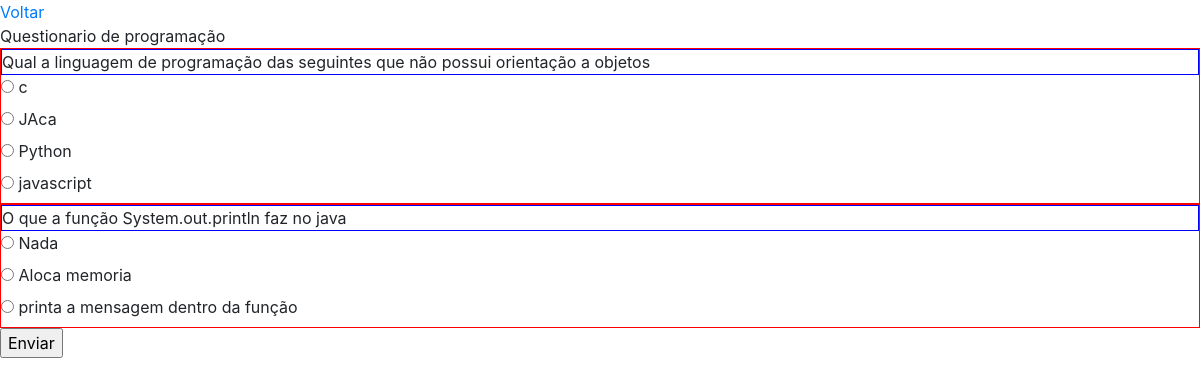
Before: /questao/ver/4 with the older database file.
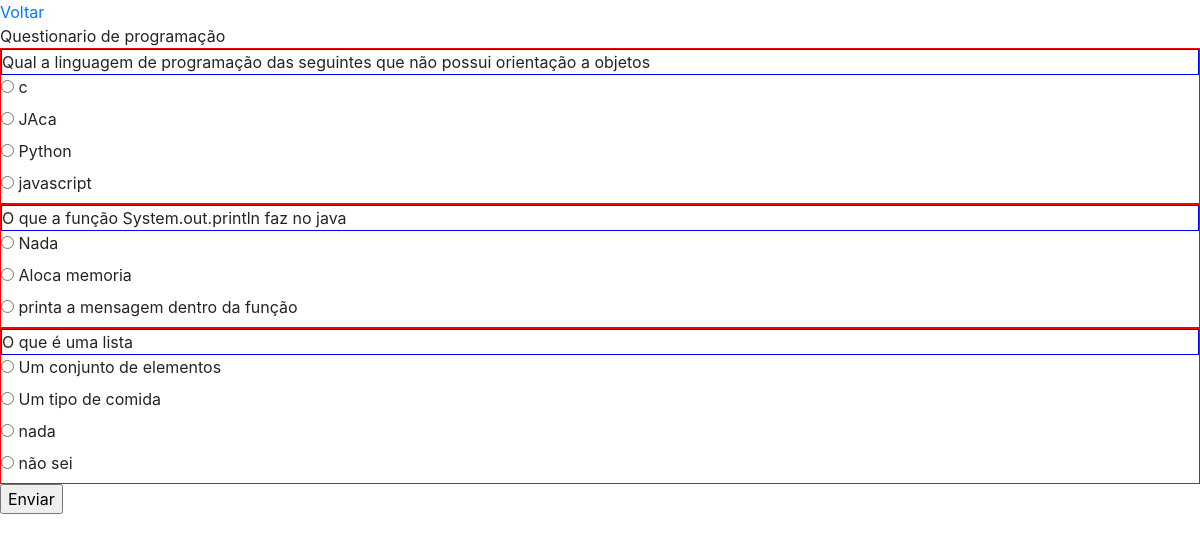
After: the same page with the newer database file.
### questao/models.py (models this page shows, shortened)
class Questionario(models.Model):
    nome = models.CharField(max_length=50)

class Questao(models.Model):
    questionario = models.ForeignKey(
        Questionario,  on_delete=models.CASCADE)
    enunciado = models.CharField(max_length=200, null=False, blank=False)
    correta = models.ForeignKey("questao.Opcao", on_delete=models.DO_NOTHING,
                                null=True, related_name='questaocorreta', blank=True)

class Opcao(models.Model):
    questao = models.ForeignKey("questao.Questao",  on_delete=models.CASCADE)
    numero = models.IntegerField(null=True)
    texto = models.CharField(max_length=100)

### questao/views.py (the view, shortened to what this page needs)
# urls.py: path('ver/<int:id>', ver_questao, name='ver_questao'),
def ver_questao(request, id):
    questionario = None
    questoes = None
    opcoes = None
    if Questionario.objects.filter(id=id).count() > 0:
        questionario = Questionario.objects.get(id=id)
        questoes = Questao.objects.filter(questionario=questionario)
        opcoes = Opcao.objects.filter(questao__in=questoes)
    c = {
        'questionario': questionario,
        'questoes': questoes,
        'opcoes': opcoes,
    }
    return render(request, 'questao/ver_questao.html', c)

### questao/templates/questao/ver_questao.html (shortened to what this page needs)
{% extends 'base.html' %}
{% block conteudo %}
    <div class="row">
        <div class="col-sm-12">
            <a href={% url 'ver_questionarios' %}>Voltar</a>
        </div>
    </div>
    <div class="row">
        <div class="col-sm-12">
            {{questionario.nome}}
        </div>
    </div>
    <div class="row">
        <div class="col-sm-12">
            <div class="caixa">
                <form action="" method ="post">
                    {% for questao in questoes %}
                        <div class="questao">
                            <div class="enunciado">
                                {{questao.enunciado}}
                            </div>
                                {% for opcao in opcoes %}
                                    {% if opcao.questao == questao %}
                                        <div class="opcao">
                                            <input type="radio" value="{{opcao.id}}" name="{{questao.id}}">
                                            <label>{{opcao.texto}}</label>
                                        </div>
                                    {% endif %}
                                {% endfor %}
                        </div>
                    {% endfor %}
                    <input type="submit" value="Enviar">
                </form>
            </div>
        </div>
    </div>
{% endblock conteudo %}

### templates/base.html (shortened to what this page needs)
<!DOCTYPE html>
<html lang="en">
<head>
{% load static %}
    <link rel="stylesheet" href="https://stackpath.bootstrapcdn.com/bootstrap/4.5.2/css/bootstrap.min.css">
</head>
<body>
    {% block conteudo %}{% endblock conteudo %}
</body>
</html>

### questao/templates/questao/ver_questao.html (style rules this page uses)
.caixa { display:flex; flex-direction:column; }
.questao { border:1px solid red; }
.enunciado { border:1px solid blue; }

Changed rows visible on the page:
added Questao: enunciado "O que é uma lista"
added Opcao: texto "Um conjunto de elementos", shown under "O que é uma lista"
added Opcao: texto "Um tipo de comida", shown under "O que é uma lista"
added Opcao: texto "nada", shown under "O que é uma lista"
added Opcao: texto "não sei", shown under "O que é uma lista"
